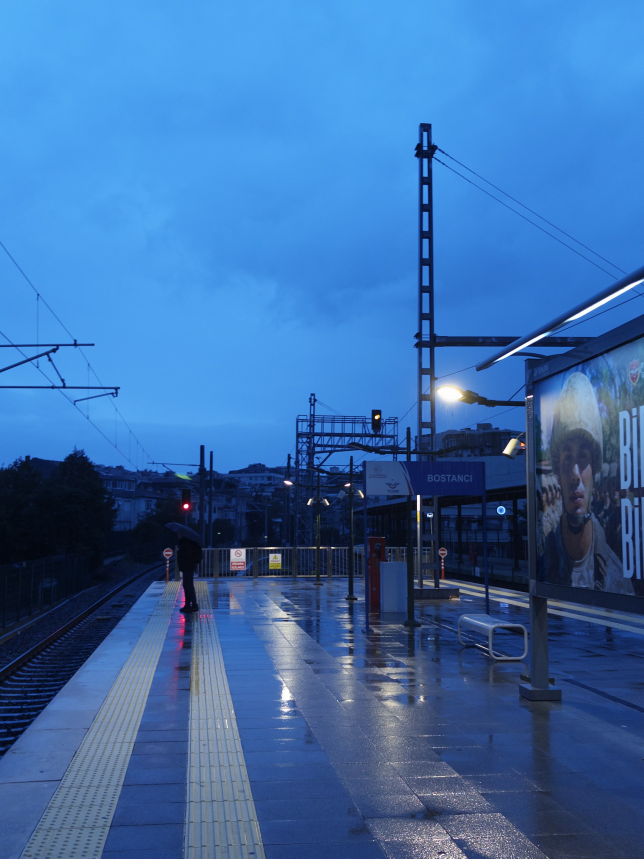
#> input picture content/photos/bostanci-rain-dusk.jpg, 1932 x 2576 px, found by its file name (shown at 1/3 size)
$ python plate-photo.py
#> lines starting #> are read from the running program, lines starting #| are printed output that depends on the picture
"""Plate photo: crops and grades one of the owner's photographs for a background plate.

The crop puts the photo's vanishing point (VX, VY, in source pixels) at a fixed point of the plate,
so the page's construction lines meet the platform lines. The grade lowers colour and brightness so
the photograph sits under the Graphite ground as light, not as a picture.

Run with an isolated interpreter from the repo root:
  python3 -I tools/illustrations/plate-photo.py
"""
from PIL import Image, ImageEnhance

SRC = 'content/photos/bostanci-rain-dusk.jpg'
VX, VY = 900, 1700  # a point on the far platform, in source pixels (1932 x 2576); it keeps the
                    # waiting person off the page axis
PLATES = [  # scale, vanishing point on the plate, plate width, output
    (0.95, 720, 550, 1440, 'src/assets/plates/bostanci-photo-1440.webp'),
    (0.60, 450, 344, 900, 'src/assets/plates/bostanci-photo-900.webp'),
]

src = Image.open(SRC).convert('RGB')
#> src is the input picture: PIL image 1932x2576 RGB; mean R, G, B 59.6, 108.3, 167.6
for s, vpx, vpy, w, out in PLATES:
    x0, y0 = VX - vpx / s, VY - vpy / s
    crop = src.crop((round(x0), round(y0), round(x0 + w / s), src.height))
    crop = crop.resize((w, round((src.height - y0) * s)), Image.LANCZOS)
    crop = ImageEnhance.Color(crop).enhance(0.85)
    crop = ImageEnhance.Brightness(crop).enhance(0.62).convert('RGBA')
    fade = round(crop.height * 0.18)  # the bottom fades out, so the plate never ends on an edge
    alpha = Image.linear_gradient('L').resize((w, fade)).transpose(Image.FLIP_TOP_BOTTOM)
    a = Image.new('L', crop.size, 255); a.paste(alpha, (0, crop.height - fade)); crop.putalpha(a)
    crop.save(out, 'WEBP', quality=68, method=6)
    print(out, crop.size)
#> this loop made 2 passes
#> pass 1, `crop = src.crop((round(x0), round(y0), round(x0 + w / s), src.height))`:
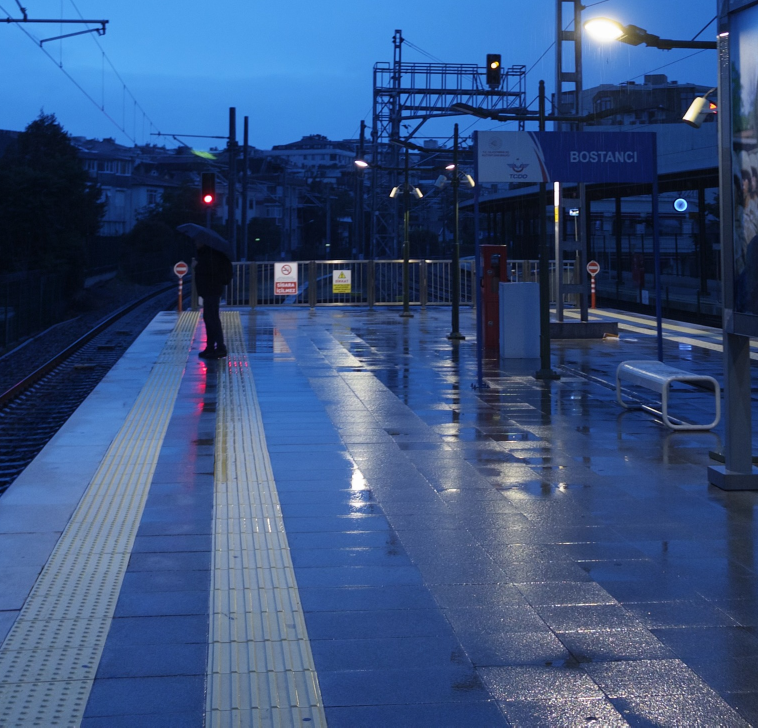
#> crop: PIL image 1516x1455 RGB (shown at 1/2 size); mean R, G, B 56, 81.7, 125.9
#> pass 1, `crop = ImageEnhance.Brightness(crop).enhance(0.62).convert('RGBA')`:
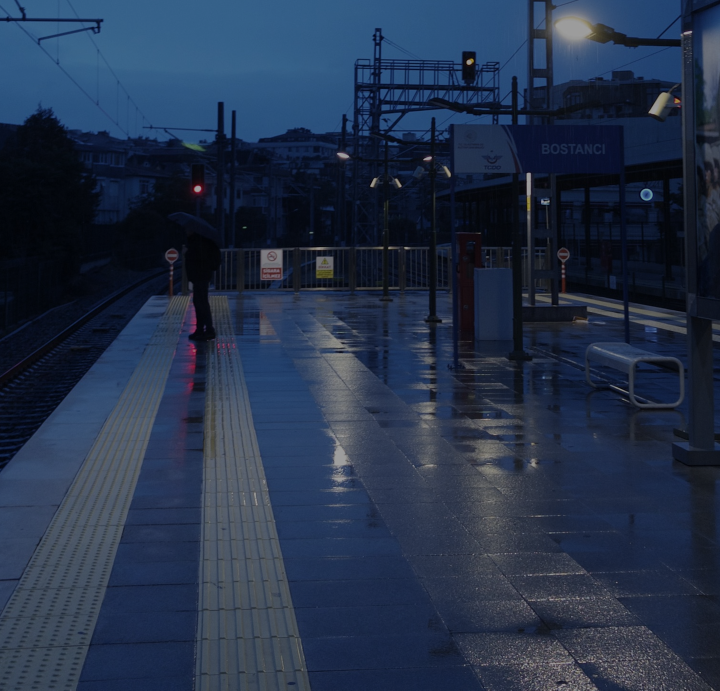
#> crop: PIL image 1440x1382 RGBA (shown at 1/2 size); mean R, G, B, A 36.1, 49.6, 72.9, 255
#> after the loop:
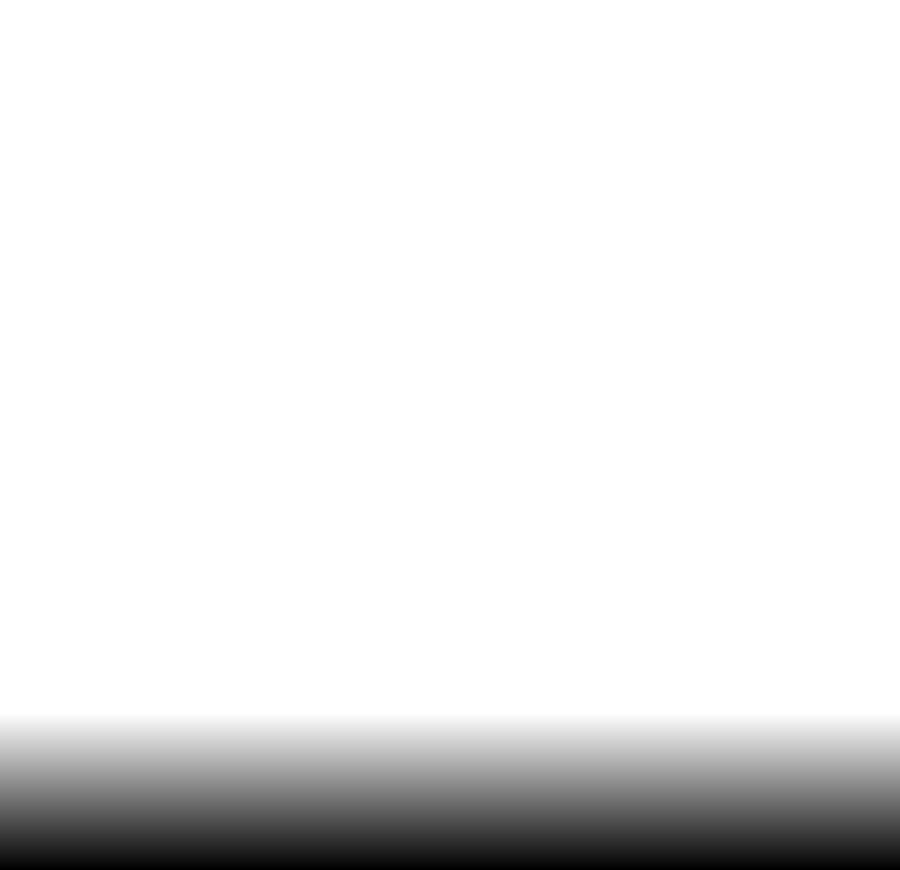
#> a: PIL image 900x870 L; min 0, max 255, mean 232
#> after the loop:
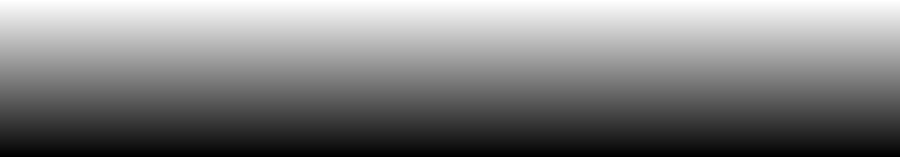
#> alpha: PIL image 900x157 L; min 0, max 255, mean 127.5
#> after the loop:
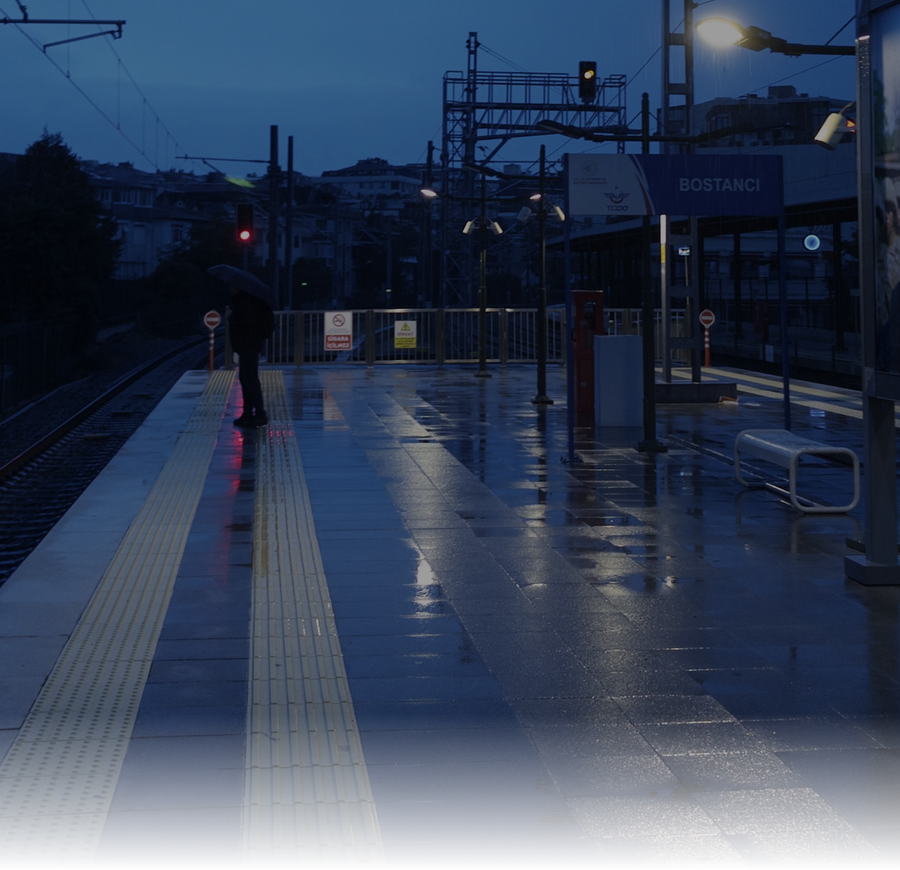
#> crop: PIL image 900x870 RGBA; mean R, G, B, A 36.1, 49.5, 72.8, 232; transparent parts drawn white

$ run again, with content/photos/cat-sunset-face.jpg copied over content/photos/bostanci-rain-dusk.jpg
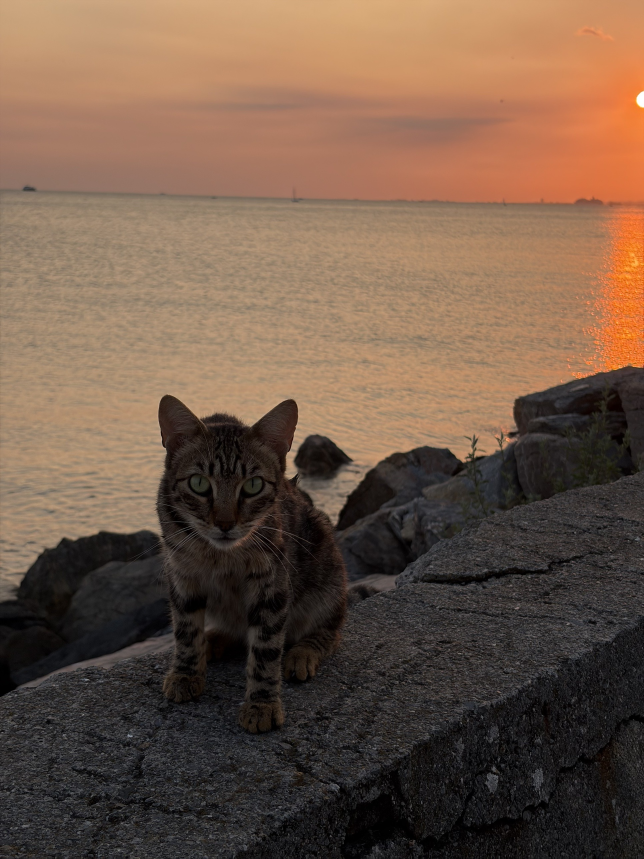
#> input picture content/photos/cat-sunset-face.jpg, 1932 x 2576 px, found by its file name (shown at 1/3 size)
#> src is the input picture: PIL image 1932x2576 RGB; mean R, G, B 112.4, 88.3, 71.4
#> the loop `for s, vpx, vpy, w, out in PLATES:` made 2 passes
#> pass 1, `crop = src.crop((round(x0), round(y0), round(x0 + w / s), src.height))`:
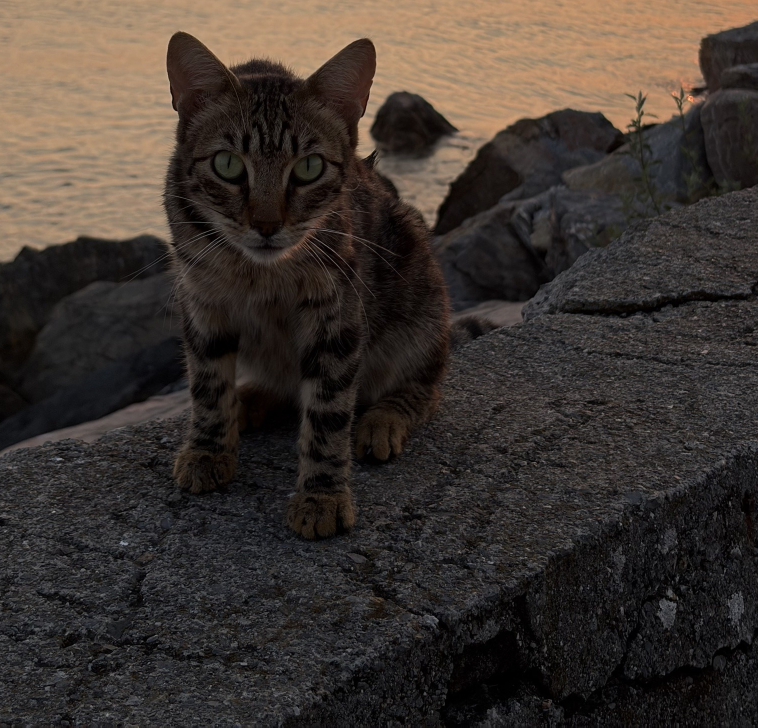
#> crop: PIL image 1516x1455 RGB (shown at 1/2 size); mean R, G, B 61.4, 53.1, 47.7
#> after the loop `for s, vpx, vpy, w, out in PLATES:`:
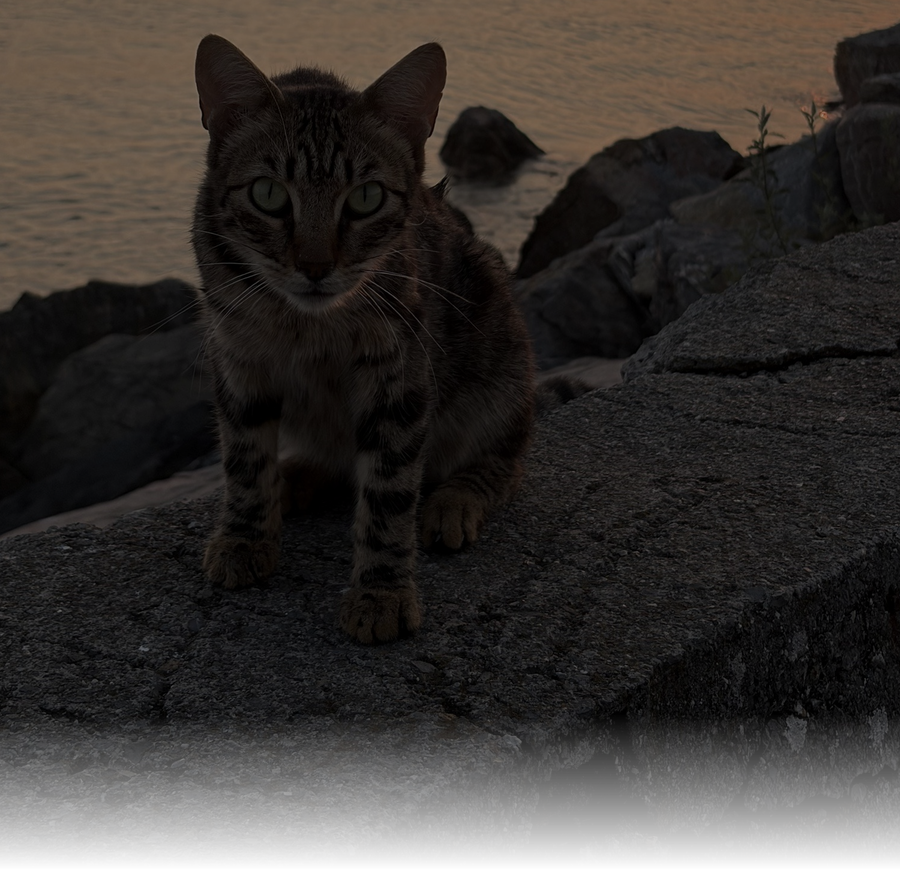
#> crop: PIL image 900x870 RGBA; mean R, G, B, A 36.4, 32.2, 29.3, 232; transparent parts drawn white

$ run again, with content/photos/cat-sunset-silhouette.jpg copied over content/photos/bostanci-rain-dusk.jpg
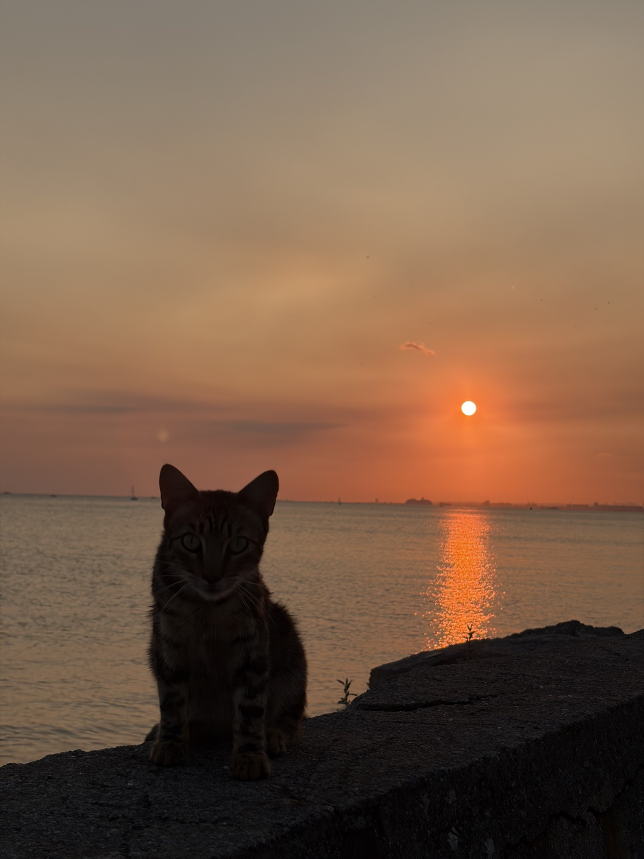
#> input picture content/photos/cat-sunset-silhouette.jpg, 1932 x 2576 px, found by its file name (shown at 1/3 size)
#> src is the input picture: PIL image 1932x2576 RGB; mean R, G, B 120, 93.1, 73
#> the loop `for s, vpx, vpy, w, out in PLATES:` made 2 passes
#> pass 1, `crop = src.crop((round(x0), round(y0), round(x0 + w / s), src.height))`:
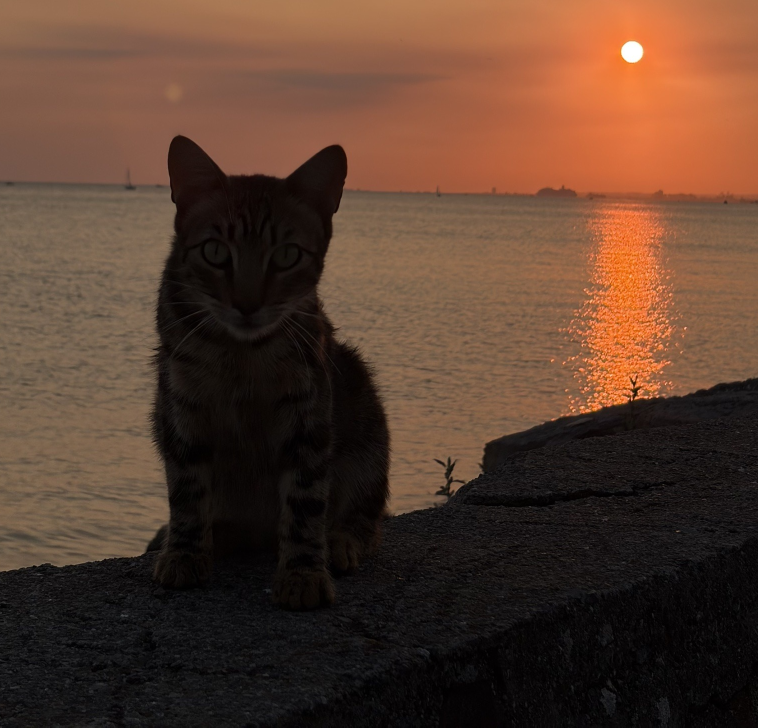
#> crop: PIL image 1516x1455 RGB (shown at 1/2 size); mean R, G, B 88.6, 60.8, 45.6
#> after the loop `for s, vpx, vpy, w, out in PLATES:`:
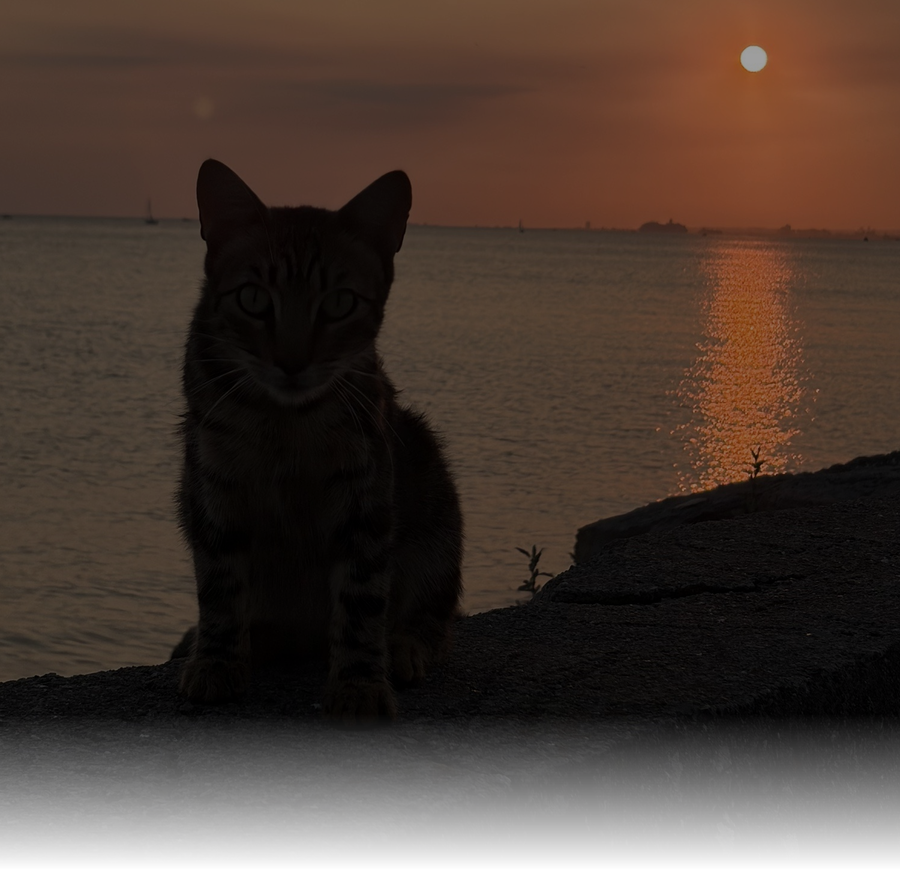
#> crop: PIL image 900x870 RGBA; mean R, G, B, A 51.9, 37.4, 29.4, 232; transparent parts drawn white

$ run again, with content/photos/eren-ytu-gate.jpg copied over content/photos/bostanci-rain-dusk.jpg
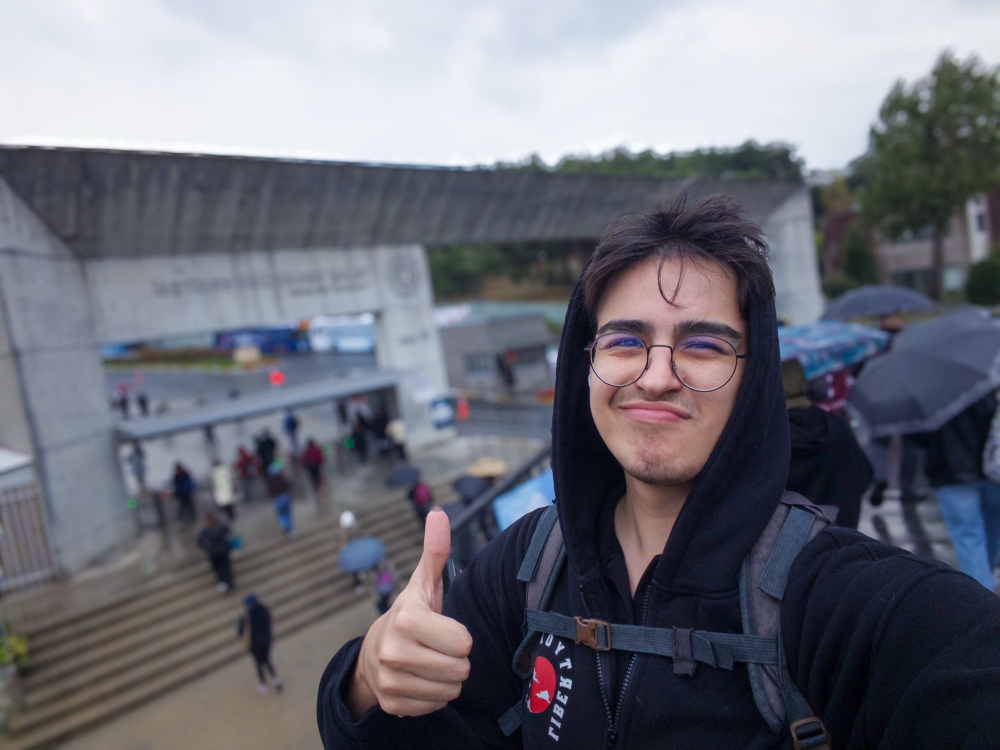
#> input picture content/photos/eren-ytu-gate.jpg, 2000 x 1500 px, found by its file name (shown at 1/2 size)
#> src is the input picture: PIL image 2000x1500 RGB; mean R, G, B 108.5, 110, 119.6
#> the loop `for s, vpx, vpy, w, out in PLATES:` made 2 passes
#> pass 1, `crop = src.crop((round(x0), round(y0), round(x0 + w / s), src.height))`:
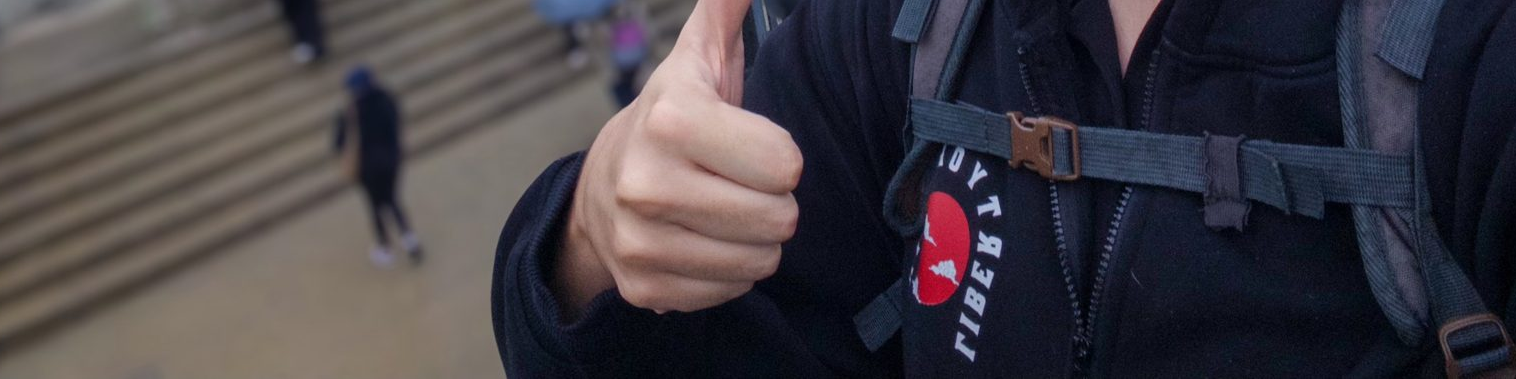
#> crop: PIL image 1516x379 RGB; mean R, G, B 67.7, 62.9, 68.7
#> after the loop `for s, vpx, vpy, w, out in PLATES:`:
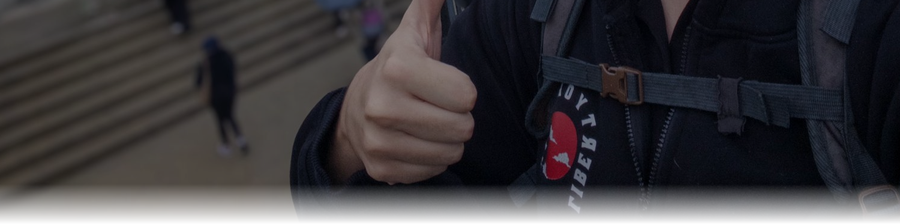
#> crop: PIL image 900x224 RGBA; mean R, G, B, A 41, 38.5, 41.5, 232.2; transparent parts drawn white
